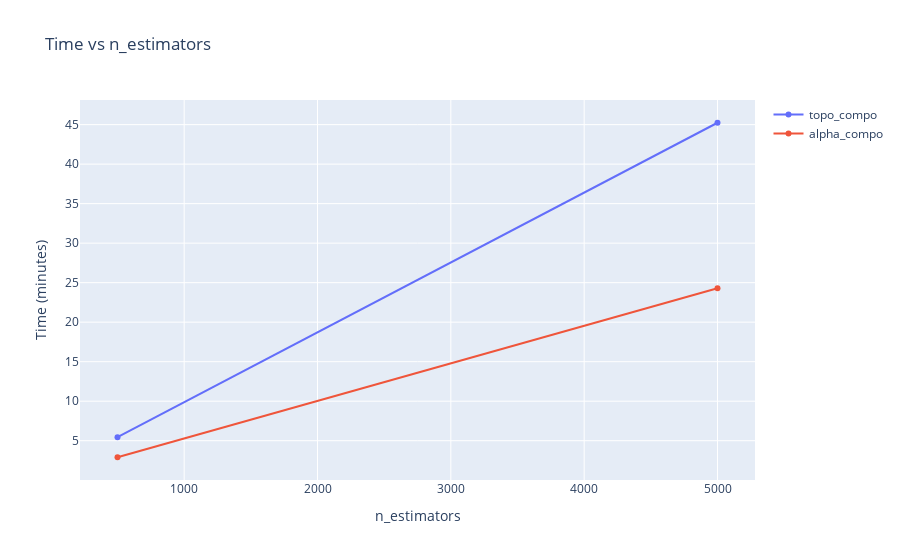

Notebook code for this chart:
### Code cell
import plotly.graph_objects as go

fig = go.Figure()

fig.add_trace(go.Scatter(x=[500, 5000], y=[t500["time"] / 60, t5000["time"] / 60], mode='lines+markers', name='topo_compo'))
fig.add_trace(go.Scatter(x=[500, 5000], y=[t500_a["time"] / 60, t5000_a["time"] / 60], mode='lines+markers', name='alpha_compo'))
fig.update_layout(title='Time vs n_estimators', xaxis_title='n_estimators', yaxis_title='Time (minutes)')

### Figure 1 — Plotly figure (JSON) as saved in the notebook; plotly's stock layout.template omitted (floating-point values rounded to 4 significant figures)
{"data": [{"mode": "lines+markers", "name": "topo_compo", "type": "scatter", "x": [500, 5000], "y": [5.439, 45.24]}, {"mode": "lines+markers", "name": "alpha_compo", "type": "scatter", "x": [500, 5000], "y": [2.905, 24.3]}], "layout": {"title": {"text": "Time vs n_estimators"}, "xaxis": {"title": {"text": "n_estimators"}}, "yaxis": {"title": {"text": "Time (minutes)"}}}}
